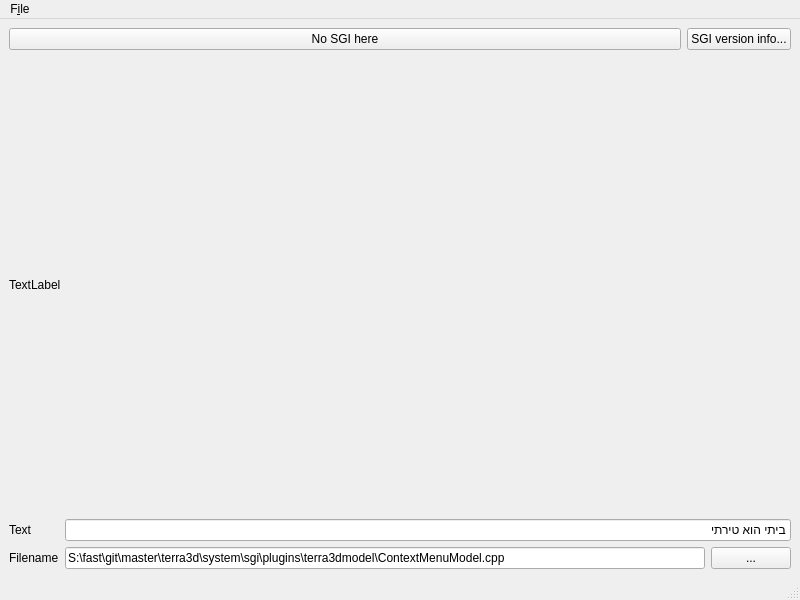
<?xml version="1.0" encoding="UTF-8"?>
<ui version="4.0">
 <class>MainWindow</class>
 <widget class="QMainWindow" name="MainWindow">
  <property name="geometry">
   <rect>
    <x>0</x>
    <y>0</y>
    <width>800</width>
    <height>600</height>
   </rect>
  </property>
  <property name="windowTitle">
   <string>MainWindow</string>
  </property>
  <widget class="QWidget" name="centralwidget">
   <layout class="QVBoxLayout" name="verticalLayout">
    <item>
     <layout class="QHBoxLayout" name="horizontalLayout_2">
      <item>
       <widget class="QPushButton" name="noSGIButton">
        <property name="sizePolicy">
         <sizepolicy hsizetype="Expanding" vsizetype="Fixed">
          <horstretch>0</horstretch>
          <verstretch>0</verstretch>
         </sizepolicy>
        </property>
        <property name="text">
         <string>No SGI here</string>
        </property>
       </widget>
      </item>
      <item>
       <widget class="QPushButton" name="sgiVersionInfoButton">
        <property name="text">
         <string>SGI version info...</string>
        </property>
       </widget>
      </item>
     </layout>
    </item>
    <item>
     <widget class="QLabel" name="image">
      <property name="sizePolicy">
       <sizepolicy hsizetype="Preferred" vsizetype="Expanding">
        <horstretch>0</horstretch>
        <verstretch>0</verstretch>
       </sizepolicy>
      </property>
      <property name="text">
       <string>TextLabel</string>
      </property>
      <property name="scaledContents">
       <bool>true</bool>
      </property>
     </widget>
    </item>
    <item>
     <layout class="QFormLayout" name="formLayout">
      <item row="0" column="0">
       <widget class="QLabel" name="label">
        <property name="text">
         <string>Text</string>
        </property>
       </widget>
      </item>
      <item row="0" column="1">
       <widget class="QLineEdit" name="lineEdit">
        <property name="text">
         <string>ביתי הוא טירתי</string>
        </property>
       </widget>
      </item>
      <item row="1" column="0">
       <widget class="QLabel" name="label_2">
        <property name="text">
         <string>Filename</string>
        </property>
       </widget>
      </item>
      <item row="1" column="1">
       <layout class="QHBoxLayout" name="horizontalLayout">
        <item>
         <widget class="QLineEdit" name="filename">
          <property name="text">
           <string>S:\fast\git\master\terra3d\system\sgi\plugins\terra3dmodel\ContextMenuModel.cpp</string>
          </property>
         </widget>
        </item>
        <item>
         <widget class="QPushButton" name="browse">
          <property name="text">
           <string>...</string>
          </property>
         </widget>
        </item>
       </layout>
      </item>
     </layout>
    </item>
   </layout>
  </widget>
  <widget class="QMenuBar" name="menubar">
   <property name="geometry">
    <rect>
     <x>0</x>
     <y>0</y>
     <width>800</width>
     <height>22</height>
    </rect>
   </property>
   <widget class="QMenu" name="menuFile">
    <property name="title">
     <string>F&amp;ile</string>
    </property>
    <addaction name="actionSGI_Version_info"/>
    <addaction name="actionExit"/>
   </widget>
   <addaction name="menuFile"/>
  </widget>
  <widget class="QStatusBar" name="statusbar"/>
  <action name="actionExit">
   <property name="text">
    <string>&amp;Exit</string>
   </property>
  </action>
  <action name="actionSGI_Version_info">
   <property name="text">
    <string>SGI Version info...</string>
   </property>
  </action>
 </widget>
 <resources/>
 <connections>
  <connection>
   <sender>actionExit</sender>
   <signal>triggered()</signal>
   <receiver>MainWindow</receiver>
   <slot>close()</slot>
   <hints>
    <hint type="sourcelabel">
     <x>-1</x>
     <y>-1</y>
    </hint>
    <hint type="destinationlabel">
     <x>399</x>
     <y>299</y>
    </hint>
   </hints>
  </connection>
  <connection>
   <sender>actionSGI_Version_info</sender>
   <signal>triggered()</signal>
   <receiver>MainWindow</receiver>
   <slot>sgiVersionInfo()</slot>
   <hints>
    <hint type="sourcelabel">
     <x>-1</x>
     <y>-1</y>
    </hint>
    <hint type="destinationlabel">
     <x>399</x>
     <y>299</y>
    </hint>
   </hints>
  </connection>
  <connection>
   <sender>sgiVersionInfoButton</sender>
   <signal>clicked()</signal>
   <receiver>MainWindow</receiver>
   <slot>sgiVersionInfo()</slot>
   <hints>
    <hint type="sourcelabel">
     <x>737</x>
     <y>42</y>
    </hint>
    <hint type="destinationlabel">
     <x>399</x>
     <y>299</y>
    </hint>
   </hints>
  </connection>
 </connections>
 <slots>
  <slot>sgiVersionInfo()</slot>
 </slots>
</ui>
